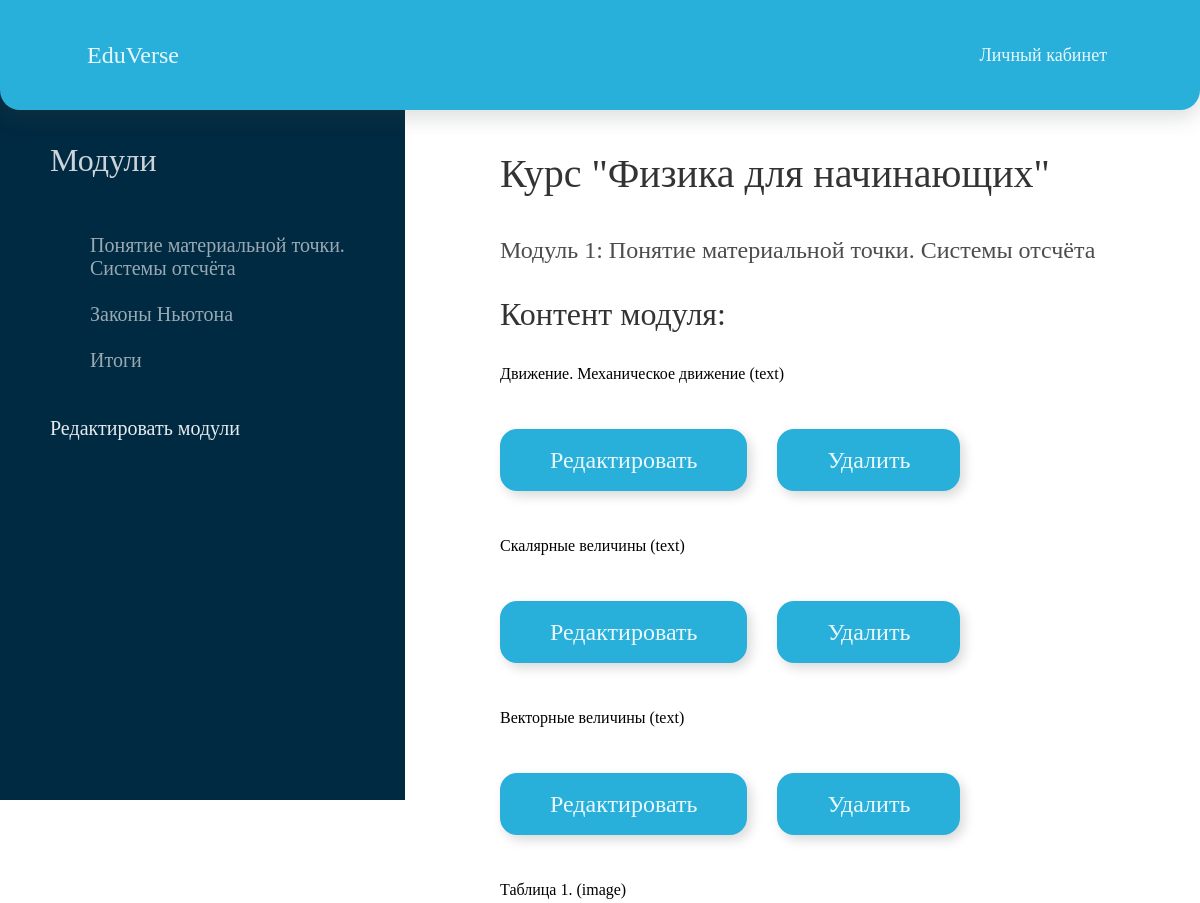
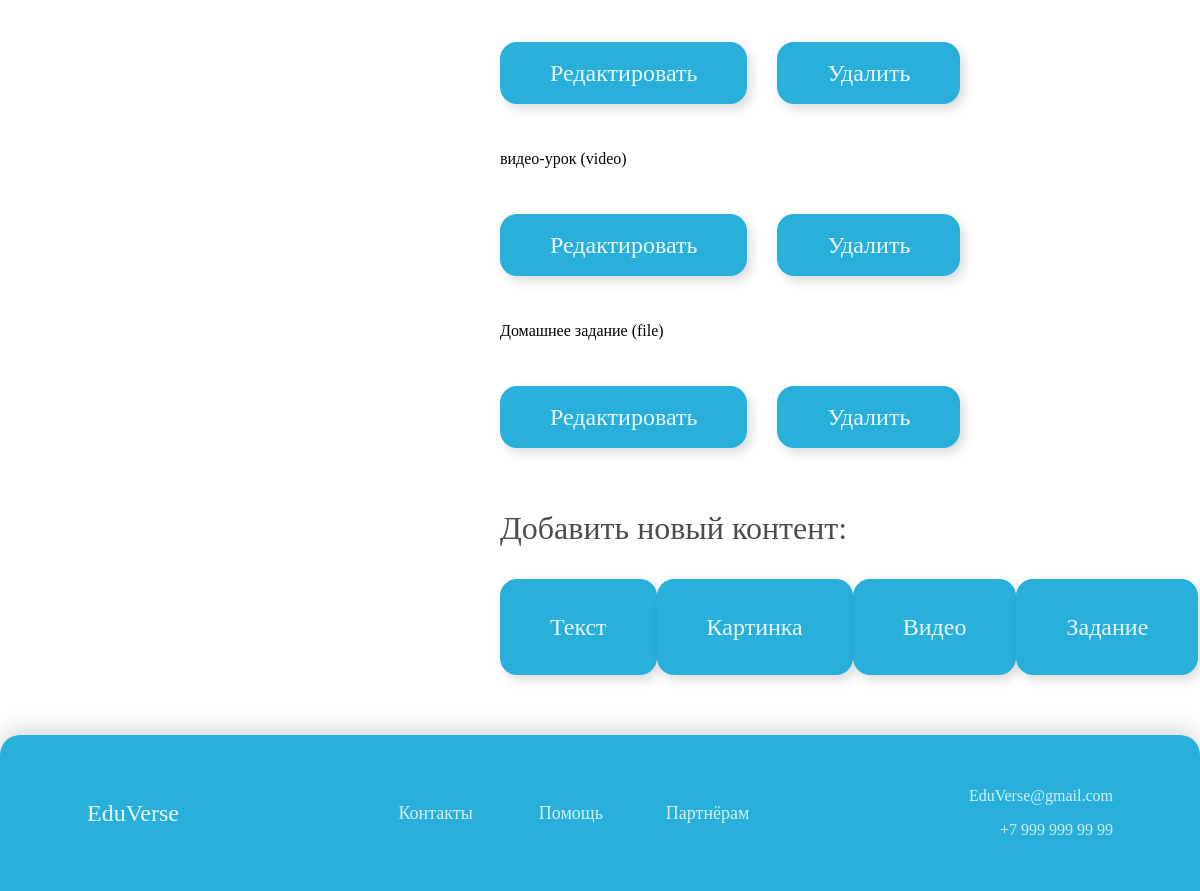
/course/module/30/ (signed in), run on the app's committed database (2 pictures, top to bottom).
### courses/models.py (models this page shows, shortened)
class Module(models.Model):
    course = models.ForeignKey(Course,
                               related_name='modules',
                               on_delete=models.CASCADE)
    title = models.CharField(max_length=200)
    description = models.TextField(blank=True)
    order = OrderField(blank=True, for_fields=['course'])
    class Meta:
        ordering = ['order']

class Course(models.Model):
    owner = models.ForeignKey(User,
                              related_name='courses_created',
                              on_delete=models.CASCADE)
    subject = models.ForeignKey(Subject,
                                related_name='courses',
                                on_delete=models.CASCADE)
    title = models.CharField(max_length=200)
    slug = models.SlugField(max_length=200, unique=True)
    overview = models.TextField()
    created = models.DateTimeField(auto_now_add=True)
    students = models.ManyToManyField(User,
                                      related_name='courses_joined',
                                      blank=True)
    class Meta:
        ordering = ['-created']

class Content(models.Model):
    module = models.ForeignKey(Module,
                               related_name='contents',
                               on_delete=models.CASCADE)
    content_type = models.ForeignKey(ContentType,
                                     on_delete=models.CASCADE,
                                     limit_choices_to={'model__in':(
                                     'text',
                                     'video',
                                     'image',
                                     'file')})
    object_id = models.PositiveIntegerField()
    item = GenericForeignKey('content_type', 'object_id')
    order = OrderField(blank=True, for_fields=['module'])
    class Meta:
        ordering = ['order']

class ItemBase(models.Model):
    owner = models.ForeignKey(User,
                              related_name='%(class)s_related',
                              on_delete=models.CASCADE)
    title = models.CharField(max_length=250)
    created = models.DateTimeField(auto_now_add=True)
    updated = models.DateTimeField(auto_now=True)
    class Meta:
        abstract = True
    def __str__(self):
        return self.title

class Text(ItemBase):
    content = models.TextField()

class Image(ItemBase):
    file = models.FileField(upload_to='images')

class Video(ItemBase):
    url = models.URLField()

class File(ItemBase):
    file = models.FileField(upload_to='files')
    content = models.TextField(blank=True)

### courses/views.py (the view)
class ModuleContentListView(TemplateResponseMixin, View):
    template_name = 'courses/manage/module/content_list.html'
    def get(self, request, module_id):
        module = get_object_or_404(Module,
                                   id=module_id,
                                   course__owner=request.user)
        return self.render_to_response({'module': module})

### courses/templatetags/course.py (called while the page is built)
@register.filter
def model_name(obj):
    try:
        return obj._meta.model_name
    except AttributeError:
        return None

### courses/templates/courses/manage/module/content_list.html (shortened to what this page needs)
{% extends "base.html" %}
{% load course %}
{% block content %}
{% with course=module.course %}
  <div class="contents">
    <div class="side_bar_module"></div>
      <div class="side_bar_module_content">
    <p class="h2" style="color: rgba(255, 255, 255, 0.80);
font-family: Gilroy;
font-size: 32px;">Модули</p>
    <ul id="modules">
      {% for m in course.modules.all %}
        <li class="lessons" data-id="{{ m.id }}" {% if m == module %}class="selected"{% endif %}>
          <a style="color: rgba(255, 255, 255, 0.60); font-size: 20px;" href='{% url "course:module_content_list" m.id %}'>
            <br>
            {{ m.title }}
          </a>
        </li>
      {% empty %}
        <li>Ни одного модуля не создано</li>
      {% endfor %}
    </ul>
    <p style="margin-top: 45px;"><a style="color: rgba(255,255,255,0.9); font-size: 20px; " href='{% url "course:course_module_update" course.id %}'>
    Редактировать модули</a></p>
  </div>
  </div>
</div>
  <div class="module_content">
    <p class="h1">Курс "{{ course.title }}"</p>
    <p class="h2" style="font-size: 24px;">Модуль {{ module.order|add:1 }}: {{ module.title }}</p>
    <p class="h1" style="font-size: 32px;">Контент модуля:</p>
    <div id="module-contents">
      {% for content in module.contents.all %}
        <div data-id="{{ content.id }}">
          {% with item=content.item %}
            <p>{{ item }} ({{ item|model_name }})</p>
          <div style="display: flex;">
          <a class="standart_btn" style="height:28px; margin-right: 30px;margin-bottom:30px; margin-top:30px;" href='{% url "course:module_content_update" module.id item|model_name item.id %}'>
              Редактировать
            </a>
            <form action='{% url "course:module_content_delete" content.id %}' method="post">
              <input style="margin-top: 30px;" class="standart_btn" type="submit" value="Удалить">
            </form>
          </div>
            {% endwith %}
        </div>
      {% empty %}
        <p>У этого модуля пока нет контента :(</p>
      {% endfor %}
    </div>
    <p class="h2" style="font-size: 32px;">Добавить новый контент:</p>
    <div class="content-types">
        <a class="standart_btn" href='{% url "course:module_content_create" module.id "text" %}'>Текст</a>
        <a class="standart_btn" href='{% url "course:module_content_create" module.id "image" %}'>Картинка</a>
        <a class="standart_btn" href='{% url "course:module_content_create" module.id "video" %}'>Видео</a>
        <a class="standart_btn" href='{% url "course:module_content_create" module.id "file" %}'>Задание</a>
    </div>
  </div>
{% endwith %}
{% endblock %}

### courses/static/base.css (style rules this page uses)
html { height: 100%; overflow-x: hidden; }
body { height: 100%; margin: 0; font-family: Gilroy-Medium; font-weight: 500; }
a { text-decoration: none; }
.standart_btn { border: 0; border-radius: 17px; background: #28B0DB; height: 62px; box-shadow: 4px 5px 12px 0px rgba(0, 0, 0, 0.15); color: rgba(255, 255, 255, 0.90); font-family: Gilroy; font-size: 24px; font-style: normal; font-weight: 500; line-height: normal; display: inline-flex; padding: 17px 50px; justify-content: center; align-items: center; gap: 10px; transition: all 0.3s ease 0s; }
li { list-style-type: none; }
.side_bar_module { box-sizing: border-box; background: rgba(0,0,0,0.3); width: 405px; position: absolute; z-index: -1; top: 0; background: #002A41; height: 100vh; position: fixed; }
.side_bar_module_content { box-sizing: border-box; width: 355px; position: absolute; z-index: 1; top: 0; color: #fff; height: 100vh; margin-top:110px; margin-left: 50px; }
.module_content { margin-left: 500px; margin-top: 0px; }
.lessons { list-style-image: url(../../../img/lesson_marker.svg.svg); }
.h1 { color: rgba(0,0,0,0.8); font-size: 40px; }
.h2 { color: rgba(0,0,0,0.7); }
.content-types { display: flex; margin-bottom: 60px; justify-content: space-between; padding-right: 75px; }

### data on the page
Module: title "Понятие материальной точки. Системы отсчёта", order|add "1"
Module: title "Законы Ньютона"
Module: title "Итоги"
Course: title "Физика для начинающих"
Content: item "Движение. Механическое движение", item|model_name "text"
Content: item "Скалярные величины", item|model_name "text"
Content: item "Векторные величины", item|model_name "text"
Content: item "Таблица 1.", item|model_name "image"
Content: item "видео-урок", item|model_name "video"
Content: item "Домашнее задание", item|model_name "file"
